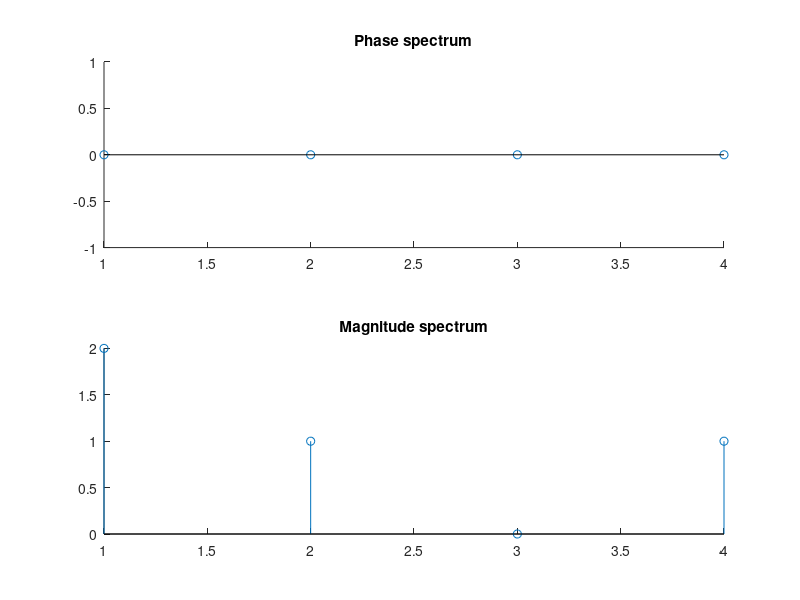

This figure's MATLAB source:
%%DTFT using built in function
x=[4,2,0,2];
y=ifft(x);
subplot(2,1,1);
title('Phase spectrum');
hold on;
stem(angle(y));
subplot(2,1,2);
title('Magnitude spectrum');
hold on;
stem(abs(y));
hold on;
